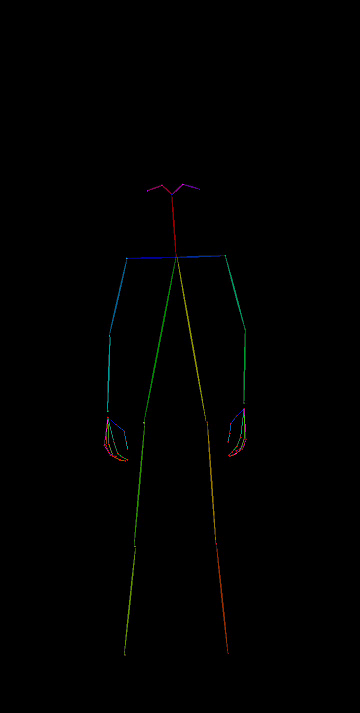
#> input picture frame 0 of important_assets/pose_videos/custom_motion1_pose.mp4, 720 x 1426 px, given in place of motion1.mp4, which was not available (shown at 1/2 size)
$ python make_motion_candidate_preview_20260814.py
#> lines starting #> are read from the running program, lines starting #| are printed output that depends on the picture; pictures that were not available may be replaced by others from this repository, and a replacement may not be noted
from __future__ import annotations

from pathlib import Path

import cv2
from PIL import Image, ImageDraw, ImageFont


CANDIDATES = [
    ("motion1", Path("/data1/workspace/linxinliang/InteractAvatar/InterDemo/TalkingHumanDemo_fullbody/test_data/motion/motion1.mp4")),
    ("motion2", Path("/data1/workspace/linxinliang/InteractAvatar/InterDemo/TalkingHumanDemo_fullbody/test_data/motion/motion2.mp4")),
    ("motion5", Path("/data1/workspace/linxinliang/InteractAvatar/InterDemo/TalkingHumanDemo_fullbody/test_data/motion/motion5.mp4")),
    ("zsy_dianzan", Path("/data1/workspace/linxinliang/InteractAvatar/InterDemo/TalkingHumanDemo_fullbody/test_data/motion/zsy_dianzan_0306.mp4")),
    ("zsy_mix", Path("/data1/workspace/linxinliang/InteractAvatar/InterDemo/TalkingHumanDemo_fullbody/test_data/motion/zsy_mix_0306.mp4")),
    ("zsy_say_hi", Path("/data1/workspace/linxinliang/InteractAvatar/InterDemo/TalkingHumanDemo_fullbody/test_data/motion/zsy_say_hi_1_0306.mp4")),
    ("custom_motion1", Path("/data1/workspace/linxinliang/InteractAvatar/InterDemo/custom_motion/raw/motion1.mp4")),
    ("custom_motion2", Path("/data1/workspace/linxinliang/InteractAvatar/InterDemo/custom_motion/raw/motion2.mp4")),
]

OUT_DIR = Path("/data1/workspace/linxinliang/CoInteract/output_videos/simple_motion_pose_bank_20260814")
FRAC_POSITIONS = [0.0, 0.33, 0.66, 0.95]


def read_frame(path: Path, idx: int):
#> called with idx = 0
    cap = cv2.VideoCapture(str(path))
    cap.set(cv2.CAP_PROP_POS_FRAMES, idx)
    ok, frame = cap.read()
#> frame is the input picture: shape (1426, 720, 3); mean B, G, R 0.6, 0.9, 0.7
    cap.release()
    if not ok:
        raise RuntimeError(f"could not read frame {idx} from {path}")
    return Image.fromarray(cv2.cvtColor(frame, cv2.COLOR_BGR2RGB))


def video_meta(path: Path):
    cap = cv2.VideoCapture(str(path))
    if not cap.isOpened():
        raise RuntimeError(f"could not open {path}")
    fps = cap.get(cv2.CAP_PROP_FPS) or 25
    frames = int(cap.get(cv2.CAP_PROP_FRAME_COUNT) or 1)
    width = int(cap.get(cv2.CAP_PROP_FRAME_WIDTH) or 0)
    height = int(cap.get(cv2.CAP_PROP_FRAME_HEIGHT) or 0)
    cap.release()
    return fps, frames, width, height, frames / fps


def label_image(image: Image.Image, text: str) -> Image.Image:
#> called with text = 'motion1 f0'
    image = image.copy()
    image.thumbnail((240, 360))
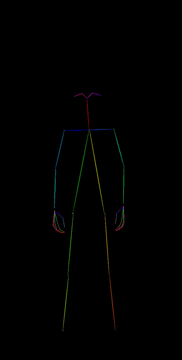
#> image: PIL image 182x360 RGB; mean R, G, B 0.8, 0.9, 0.6
    canvas = Image.new("RGB", (240, 390), (18, 18, 18))
#> canvas: PIL image 240x390 RGB; every value is 18
    x = (240 - image.width) // 2
#> x = 29
    y = 30 + (340 - image.height) // 2
#> y = 20
    canvas.paste(image, (x, y))
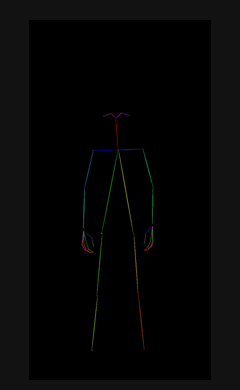
#> canvas: PIL image 240x390 RGB; mean R, G, B 5.9, 6, 5.8
    draw = ImageDraw.Draw(canvas)
    try:
        font = ImageFont.truetype("DejaVuSans.ttf", 13)
    except OSError:
        font = ImageFont.load_default()
    draw.text((6, 6), text, fill=(255, 255, 255), font=font)
    return canvas


def main() -> None:
    OUT_DIR.mkdir(parents=True, exist_ok=True)
    rows = []
    meta_lines = []
    for name, path in CANDIDATES:
        fps, frames, width, height, duration = video_meta(path)
        meta_lines.append(f"{name}\t{duration:.3f}s\t{width}x{height}\tfps={fps:.3f}\tframes={frames}\t{path}")
        row = []
        for frac in FRAC_POSITIONS:
            idx = min(frames - 1, max(0, int(round(frac * (frames - 1)))))
            row.append(label_image(read_frame(path, idx), f"{name} f{idx}"))
        rows.append(row)

    sheet = Image.new("RGB", (240 * len(FRAC_POSITIONS), 390 * len(rows)), (10, 10, 10))
#> sheet: PIL image 960x3120 RGB; every value is 10
    for y, row in enumerate(rows):
        for x, image in enumerate(row):
            sheet.paste(image, (x * 240, y * 390))
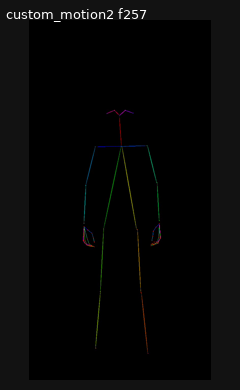
#> image: PIL image 240x390 RGB; mean R, G, B 6.8, 6.9, 6.7
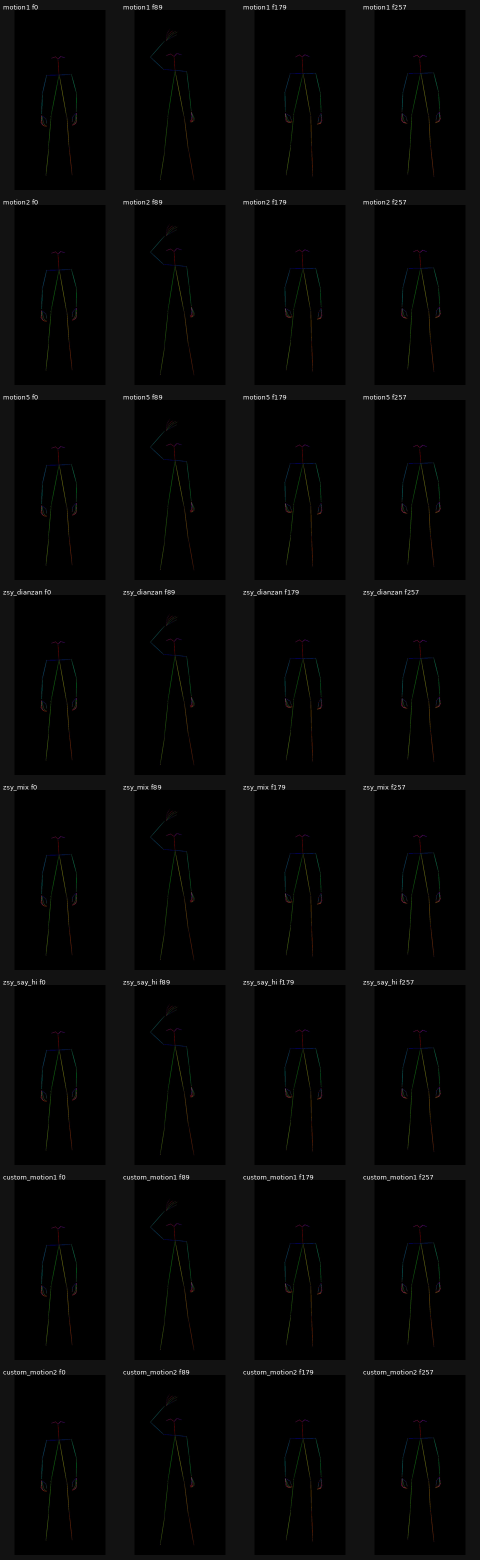
#> sheet: PIL image 960x3120 RGB (shown at 1/2 size); mean R, G, B 6.5, 6.6, 6.4
    sheet.save(OUT_DIR / "source_motion_preview_sheet.jpg", quality=95)
    (OUT_DIR / "source_motion_metadata.tsv").write_text("\n".join(meta_lines) + "\n")
    print(OUT_DIR)
    print((OUT_DIR / "source_motion_metadata.tsv").read_text())


if __name__ == "__main__":
    main()
